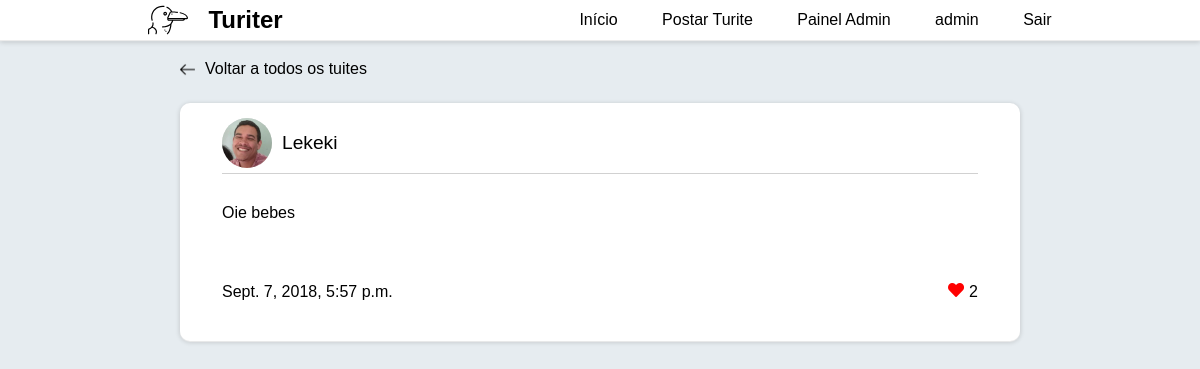
The app's page /tuite/69 (signed in) with its own data.
### users/models.py (models this page shows, shortened)
class User(AbstractUser):
    followers = models.ManyToManyField('self', blank=True, symmetrical=False)
    following = models.ManyToManyField('self', blank=True, related_name='seguindo', symmetrical=False)
    picture = models.ImageField('Foto de perfil', default='img/blank-pic.png')
    liked_tuites = models.ManyToManyField('tuites.Tuite', related_name='liked_by', blank=True)

### tuites/models.py (models this page shows)
class Tuite(models.Model):
    content = models.CharField('Tuite', max_length=280)
    author = models.ForeignKey('users.User', on_delete=models.CASCADE, related_name='tuites')
    date_created = models.DateTimeField(auto_now_add=True)
    objects = TuitesManager()
    @property
    def likes_count(self):
        return self.liked_by.count()
    def __str__(self):
        return f'{self.content}'
    class Meta:
        ordering = ('content', )

### tuites/views.py (the view)
# urls.py: path('tuite/<int:pk>', SingleTuiteView.as_view(), name='tuite'),
class SingleTuiteView(generic.DetailView):
    template_name = 'single_tuite.html'
    model = Tuite
    context_object_name = 'tuite'

### templates/templatetags/user_liked.py (called while the page is built)
@register.simple_tag(takes_context=True)
def liked_tuite_heart_icon(context):
    user = context.get('user')
    tuite = context.get('tuite')
    if(user.is_authenticated):
        if user.liked_tuites.filter(id__in=[tuite.id]).exists():
            return "fas fa-heart"
    return "far fa-heart"

### templates/single_tuite.html
{% extends 'base.html' %}
{% load staticfiles %}
{% block body %}
    <div class="back-container" id="single-tuite-back">
        <a href="{% url 'tuites:home' %}">
            <img src="{% static 'img/left-arrow.png' %}" alt="">
            Voltar a todos os tuites
        </a>
    </div>
    {% include 'includes/card.html' %}
{% endblock %}

### templates/includes/menu.html
{% load staticfiles %}
<nav id="nav">
    <a href="{% url 'index' %}" id="logo">
        <img src="{% static 'img/albatross.svg' %}" alt="">
        <h1 id="logomarca">Turiter</h1>
    </a>
    <div id="nav-buttons">
        <a href="{% url 'index' %}">Início</a>
        <a href="{% url 'tuites:post_tuite' %}">Postar Turite</a>
        {% if request.user.is_superuser %}
            <a href="/admin"> Painel Admin</a>
        {% endif %}
        {% if user.is_authenticated %}
            <a href="{% url 'users:profile' request.user.pk %}"> {{ request.user.username }}</a>
            <a href="{% url 'users:logout' %}"> Sair</a>
        {% else %}
            <a href="{% url 'users:login' %}">Login</a>
            <a href="{% url 'users:signup' %}">Cadastro</a>
        {% endif %}
    </div>
</nav>

### templates/includes/card.html
{% load static %}
{% load user_liked %}
<div id="tuite">
    <div id="user-block">
        <img src="{{ tuite.author.picture.url }}" alt="">
        <a href="{% url 'users:profile' tuite.author.pk %}" id="username"> {{ tuite.author }}</a>
    </div>
    <div id="tuite-text">
        {{ tuite }}
    </div>
    <div id="reactions">
        <p>{{ tuite.date_created }}</p>
        <div>
            <a href="{% url 'tuites:like' tuite.id %}" class="like-tuite">
                <i class="{% liked_tuite_heart_icon %}"></i> {{ tuite.likes_count }}
            </a>
        </div>
    </div>
</div>

### static/css/style.css (style rules this page uses)
body { font-family: sans-serif; margin: 0; background: #e6ecf0; display: flex; flex-direction: column; align-items: center; }
#logo { display: flex; flex-direction: row; align-items: center; justify-content: center; }
#logo img { width: 40px; padding: 0 20px 0 0; }
#nav { display: flex; flex-direction: row; justify-content: space-around; background-color: white; width: 100%; align-items: center; position: fixed; box-shadow: 0 1px 1px 0 #ECECEC, 0 2px 5px 0 rgba(0, 0, 0, 0.19); }
#nav-buttons a { border-bottom: 3px solid white; transition: all 0.2s ease-out; }
#nav a { margin: 0 20px 0 20px; color: black; }
#tuite { display: flex; flex-direction: column; align-items: center; justify-content: space-around; background-color: white; width: 70%; margin: 25px 0 25px 0; box-shadow: 0 1px 1px 0 #ECECEC, 0 1px 5px 0 rgba(0, 0, 0, 0.19); border-radius: 10px; }
#user-block { display: flex; flex-direction: row; align-items: center; justify-content: flex-start; width: 90%; border-bottom: 1px solid rgb(209, 209, 209); margin: 10px 0 10px 0; padding: 5px 0 5px 0; }
#user-block img { width: 50px; background-color: #ddd; border-radius: 100%; height: 50px; object-fit: cover; width: 50px; margin: 0 10px 0 0; }
#user-block a { color: black; font-size: 1.2rem; }
#tuite-text { width: 90%; padding: 20px 0 20px 0; }
#reactions { width: 90%; display: flex; flex-direction: row; align-items: center; justify-content: space-between; padding: 20px 0 20px 0; }
#reactions div { display: flex; flex-direction: row; align-items: center; justify-content: center; padding: 20px 0 20px 0; }
#reactions div a { color: black; display: flex; align-items: center; justify-content: space-between; }
#reactions div a i { transition: all 0.1s linear; height: auto; margin: 0 5px 3px 0; }
.fas.fa-heart { color: red; }
h1, h2, h3, p { margin: 0; }
a, u { text-decoration: none; }
#single-tuite-back { width: 70%; padding-bottom: 0; padding-top: 20px; }

### static/css/edits.css (style rules this page uses)
.back-container { width: 100%; flex-direction: row; display: flex; align-items: center; justify-content: flex-start; padding: 0 0 10px 0; }
.back-container a { display: flex; align-items: center; color: black; }
.back-container a img { width: 15px; margin: 0 10px 0 0; }

### records on screen
User: user.username "admin"
Tuite: author.picture (picture), author "Lekeki", content "Oie bebes", date_created "Sept. 7, 2018, 5:57 p.m.", likes_count "2"
